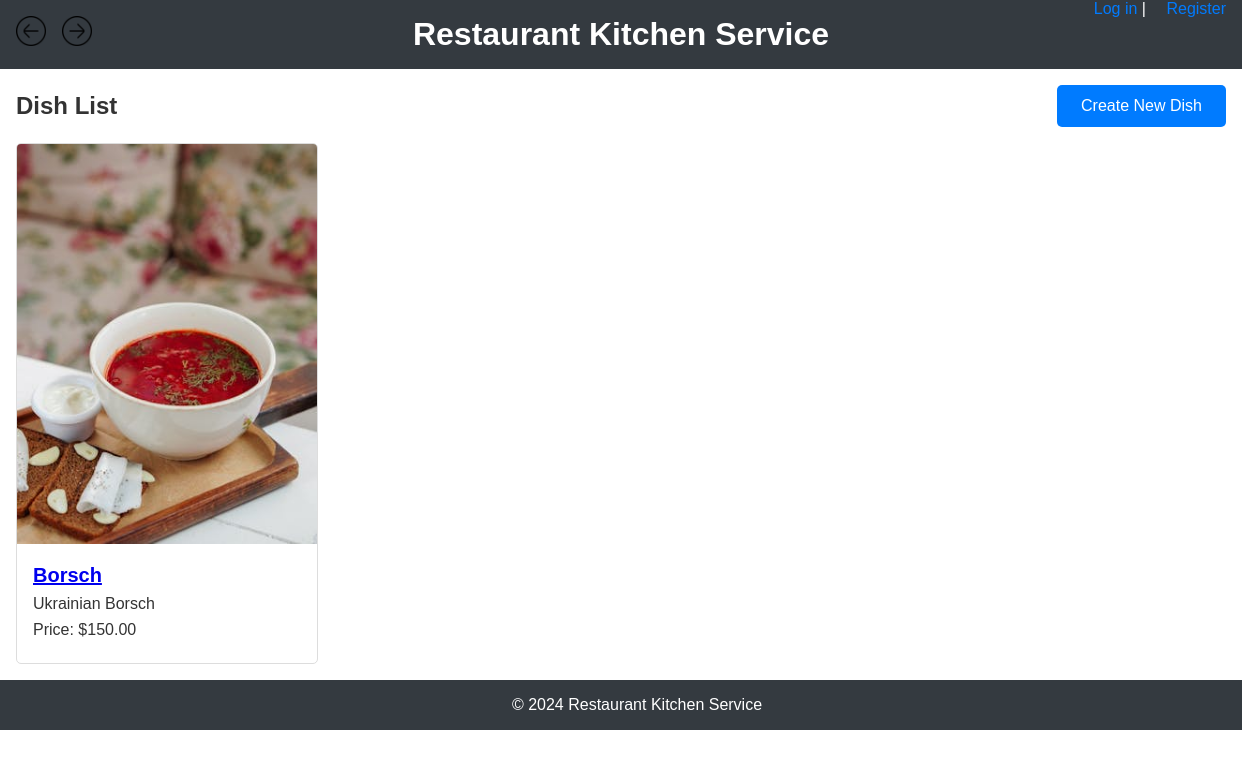
/kitchen/dishes/, run on an earlier commit of the app's database.
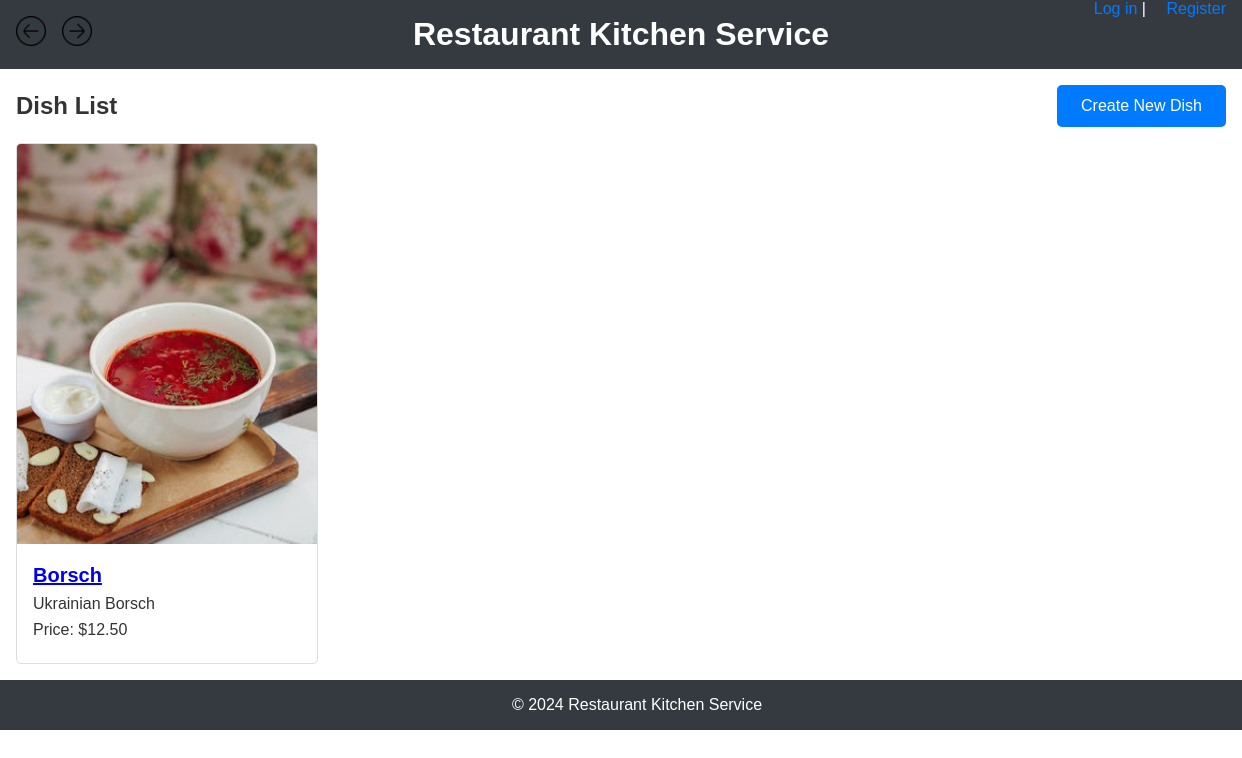
And on a later commit of the database.
### kitchen/models.py (models this page shows, shortened)
class Dish(models.Model):
    name = models.CharField(max_length=255)
    description = models.TextField()
    price = models.DecimalField(max_digits=10, decimal_places=2)
    dish_type = models.ForeignKey(DishType, on_delete=models.CASCADE, related_name="dishes")
    cooks = models.ManyToManyField(Cook, related_name="dishes")
    image = models.ImageField(upload_to="images/", blank=True, null=True)

### kitchen/views.py (the view)
# urls.py: path('dishes/', DishListView.as_view(), name='dish_list'),
class DishListView(ListView):
    model = Dish
    template_name = 'kitchen/dish_list.html'
    context_object_name = 'dish_list'

### templates/kitchen/dish_list.html (shortened to what this page needs)
{% extends 'base.html' %}
{% load static %}
{% block content %}
    <div class="dish-list-header">
        <h2>Dish List</h2>
        <a href="{% url 'kitchen:dish_create' %}" class="btn btn-primary">Create New Dish</a>
    </div>
    <div class="dish-list">
        {% for dish in dish_list %}
            <div class="dish-item">
                <img src="{% static 'img/Borsch.jpg' %}" alt="{{ dish.name }}" class="dish-image">
                <div class="dish-info">
                    <h3><a href="{% url 'kitchen:dish_detail' dish.pk %}">{{ dish.name }}</a></h3>
                    <p>{{ dish.description }}</p>
                    <p>Price: ${{ dish.price }}</p>
                </div>
            </div>
        {% empty %}
            <p>No dishes available.</p>
        {% endfor %}
    </div>
{% endblock %}

### templates/base.html (shortened to what this page needs)
{% load static %}
<!DOCTYPE html>
<html lang="en">
<head>
    <link rel="stylesheet" href="{% static 'css/styles.css' %}">
</head>
<body>
    <header>
        <div class="nav-arrows">
            <a href="{% url 'kitchen:home' %}" class="nav-arrow">
                <img src="{% static 'img/arrow-circle-left.png' %}" alt="Back">
            </a>
            <a href="{% url 'kitchen:home' %}" class="nav-arrow">
                <img src="{% static 'img/arrow-circle-right.png' %}" alt="Forward">
            </a>
        </div>
        <h1>Restaurant Kitchen Service</h1>
        <div class="auth-links">
            {% if user.is_authenticated %}
                <form method="post" action="{% url 'kitchen:logout' %}">
                    {% csrf_token %}
                    <button type="submit">Log out</button>
                </form>
            {% else %}
                <a href="{% url 'kitchen:login' %}">Log in</a> |
                <a href="{% url 'kitchen:register' %}">Register</a>
            {% endif %}
        </div>
    </header>
    <main>
        {% block content %}
        {% endblock %}
    </main>
    <footer>
        © 2024 Restaurant Kitchen Service
    </footer>
</body>
</html>

### static/css/styles.css (style rules this page uses)
body { font-family: Arial, sans-serif; margin: 0; padding: 0; color: #333; }
header { background-color: #343a40; padding: 1rem; color: #fff; text-align: center; position: relative; }
header h1 { margin: 0; font-size: 2rem; }
main { padding: 1rem; }
footer { background-color: #343a40; color: #fff; text-align: center; padding: 1rem; position: relative; bottom: 0; width: 100%; }
.btn-primary { background-color: #007bff; }
.dish-list-header { display: flex; justify-content: space-between; align-items: center; margin-bottom: 1rem; }
.dish-list-header h2 { margin: 0; }
.dish-list-header .btn { padding: 0.75rem 1.5rem; font-size: 1rem; color: #fff; background-color: #007bff; border: none; border-radius: 5px; text-decoration: none; text-align: center; display: inline-block; cursor: pointer; }
.dish-list { display: flex; flex-wrap: wrap; gap: 1rem; }
.dish-item { border: 1px solid #ddd; border-radius: 5px; overflow: hidden; max-width: 300px; }
.dish-item img { width: 100%; height: auto; }
.dish-info { padding: 1rem; }
.dish-info h3 { margin: 0; font-size: 1.25rem; }
.dish-info p { margin: 0.5rem 0; }
.nav-arrows { position: absolute; top: 1rem; left: 1rem; display: flex; gap: 1rem; }
.nav-arrows .nav-arrow img { width: 30px; height: 30px; }
.auth-links { position: absolute; top: 0.020rem; right: 1rem; }
.auth-links a { margin-left: 1rem; color: #007bff; text-decoration: none; }

What changed in the data, as far as the page shows it:
changed Dish "Borsch": price "150.00" → "12.50"
